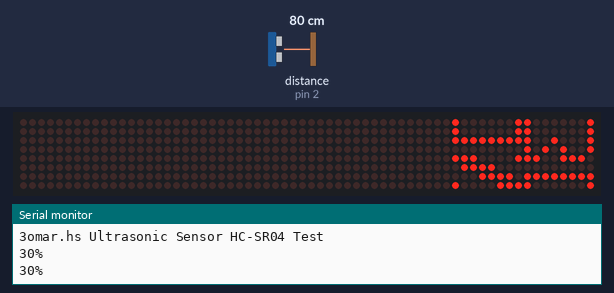
A sketch run on a simulated Arduino Uno, built with avr-gcc and run on an emulated ATmega328P. Parts: 64×8 LED matrix, the last lines printed to the serial monitor. Wiring (inferred from the names in the program): ultrasonic range finder: trigger pin 3; echo pin 2. The inputs (shaded band) are chosen by the test bench; at power-on: distance to the obstacle (sensor on pin 2) 80 cm. The echo pulse lasts 58.3 µs per cm.

Above: at 5.7 s.
5.8 s: distance to the obstacle (sensor on pin 2) set to 2 cm
At 7.4 s:
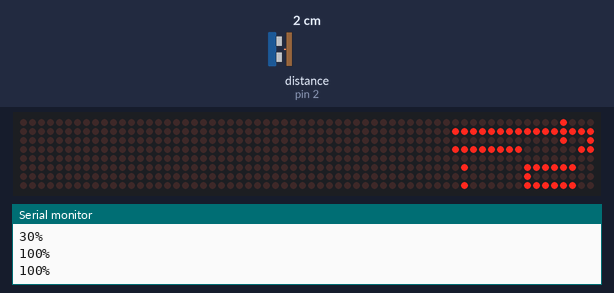
7.9 s: distance to the obstacle (sensor on pin 2) set to 9 cm
9.5 s: distance to the obstacle (sensor on pin 2) set to 12 cm
At 11.2 s:
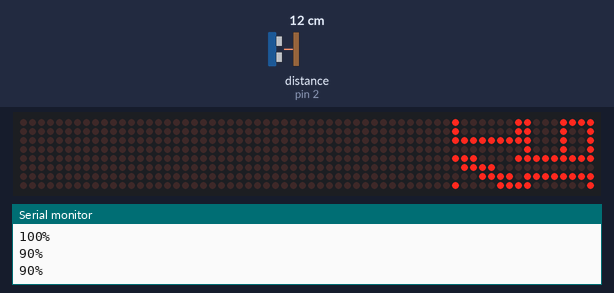
11.6 s: distance to the obstacle (sensor on pin 2) set to 35 cm
At 13.1 s:
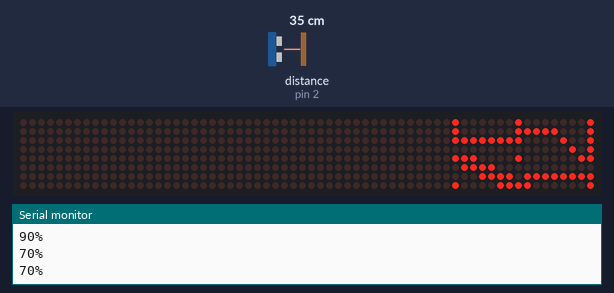
13.4 s: distance to the obstacle (sensor on pin 2) set to 60 cm
At 14.9 s:
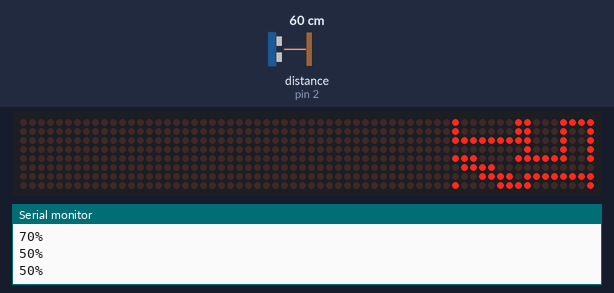
15.2 s: distance to the obstacle (sensor on pin 2) set to 4 cm
At 16.1 s:
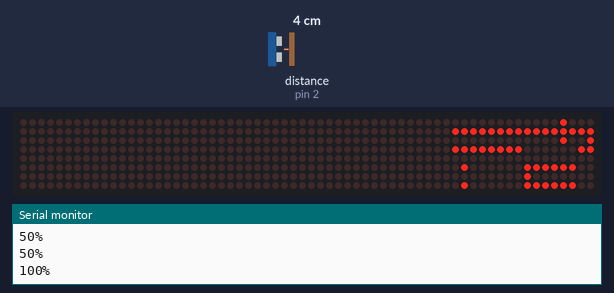
Timing chart, 0 to 18.0 s (numbered marks = the images above; inputs shaded):
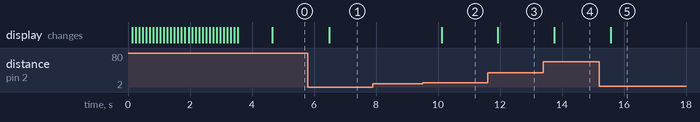

Measured:
- the behaviour switches between 10 and 11 cm on distance to the obstacle (sensor on pin 2) (found by bisection; images 1 and 2)
- after the input at 5.8 s, the display: changes after 0.69 s (image 1)
- after the input at 9.5 s, the display: changes after 0.61 s (image 2)
- after the input at 11.6 s, the display: changes after 0.33 s (image 3)
- after the input at 13.4 s, the display: changes after 0.35 s (image 4)
- after the input at 15.2 s, the display: changes after 0.37 s (image 5)

The sketch:

ultrasonic_snsor_for_tank.ino
```cpp
#define echoPin 2 // attach pin D2 Arduino to pin Echo of HC-SR04
#define trigPin 3 //attach pin D3 Arduino to pin Trig of HC-SR04
#include <LedControl.h>
int DIN = 12;
int CS =  11;
int CLK = 10;
LedControl lc=LedControl(DIN,CLK,CS,0);
byte zero[] = { B11111011, B10001010, B10001010, B10001010, B10001010, B10001010, B10001010, B11111011};
byte one[] = {  B00111011,
                B00010010,
                B00010010,
                B00010010,
                B00010010,
                B00010010,
                B00110010,
                B00010011};

byte two[] = {  B11111011,
                B10000010,
                B01000010,
                B00100010,
                B00010010,
                B00001010,
                B10001010,
                B01110011};

byte three[] = {B11111011,
                B00001010,
                B00010010,
                B00100010,
                B00011010,
                B00001010,
                B00001010,
                B11110011};

byte four[] = { B00010011,
                B00010010,
                B00010010,
                B11111010,
                B10010010,
                B10010010,
                B10010010,
                B10000011};

byte five[] = { B11111011,
                B00001010,
                B00001010,
                B00001010,
                B11111010,
                B10000010,
                B10000010,
                B11111011};

byte six[]  = { B11111011,
                B10001010,
                B10001010,
                B10001010,
                B11111010,
                B10000010,
                B10000010,
                B11111011};

byte seven[] = {B01000011,
                B01000010,
                B01000010,
                B01000010,
                B00100010,
                B00010010,
                B00001010,
                B11111011};

byte eight[] = {B11111011,
                B10001010,
                B10001010,
                B10001010,
                B01110010,
                B10001010,
                B10001010,
                B11111011};

byte nine[] = { B11111011,
                B00001010,
                B00001010,
                B00001010,
                B11111010,
                B10001010,
                B10001010,
                B11111011};

byte percent[] = {B11101001,
                  B00101100,
                  B00101100,
                  B00100110,
                  B00100110,
                  B00100011,
                  B00100011,
                  B11101001};

byte full1[] = {B01000111,
                B01000101,
                B01000101,
                B01000101,
                B11100101,
                B01000101,
                B01010000,
                B01110000};

byte full2[] = {B01010000,
                B01010101,
                B01010000,
                B01010000,
                B01010000,
                B01010000,
                B01010000,
                B01010000};

//mar>>>3.mar
byte mar[] = { B00000000, B00000000, B00000000, B00000000, B00000000, B00000000, B00000000, B00000000};
byte mar1[] = { B00000000, B00000000, B00000000, B00000000, B00000000, B00000000, B00000000, B01000100};
byte mar2[] = { B00000000, B00000000, B00000000, B00000000, B00000000, B00000000, B01000100, B11000110};
byte mar3[] = { B00000000, B00000000, B00000000, B00000000, B00000000, B01000100, B11000110, B10010010};
byte mar4[] = { B00000000, B00000000, B00000000, B00000000, B01000100, B11000110, B10010010, B10010010};
byte mar5[] = { B00000000, B00000000, B00000000, B01000100, B11000110, B10010010, B10010010, B11111110};
byte mar6[] = { B00000000, B00000000, B01000100, B11000110, B10010010, B10010010, B11111110, B01101100};
byte mar7[] = { B00000000, B01000100, B11000110, B10010010, B10010010, B11111110, B01101100, B00000000};
byte mar8[] = { B01000100, B11000110, B10010010, B10010010, B11111110, B01101100, B00000000, B01100000};
byte mar9[] = { B11000110, B10010010, B10010010, B11111110, B01101100, B00000000, B01100000, B01100000};
byte mar10[] = { B10010010, B10010010, B11111110, B01101100, B00000000, B01100000, B01100000, B00000000};
byte mar11[] = { B10010010, B11111110, B01101100, B00000000, B01100000, B01100000, B00000000, B11111000};
byte mar12[] = { B11111110, B01101100, B00000000, B01100000, B01100000, B00000000, B11111000, B00001000};
byte mar13[] = { B01101100, B00000000, B01100000, B01100000, B00000000, B11111000, B00001000, B01111000};
byte mar14[] = { B00000000, B01100000, B01100000, B00000000, B11111000, B00001000, B01111000, B00001000};
byte mar15[] = { B01100000, B01100000, B00000000, B11111000, B00001000, B01111000, B00001000, B11111000};
byte mar16[] = { B01100000, B00000000, B11111000, B00001000, B01111000, B00001000, B11111000, B00000000};
byte mar17[] = { B00000000, B11111000, B00001000, B01111000, B00001000, B11111000, B00000000, B00110000};
byte mar18[] = { B11111000, B00001000, B01111000, B00001000, B11111000, B00000000, B00110000, B01001000};
byte mar19[] = { B00001000, B01111000, B00001000, B11111000, B00000000, B00110000, B01001000, B10000100};
byte mar20[] = { B01111000, B00001000, B11111000, B00000000, B00110000, B01001000, B10000100, B10000100};
byte mar21[] = { B00001000, B11111000, B00000000, B00110000, B01001000, B10000100, B10000100, B01000100};
byte mar22[] = { B11111000, B00000000, B00110000, B01001000, B10000100, B10000100, B01000100, B00111100};
byte mar23[] = { B00000000, B00110000, B01001000, B10000100, B10000100, B01000100, B00111100, B01000000};
byte mar24[] = { B00110000, B01001000, B10000100, B10000100, B01000100, B00111100, B01000000, B00000000};
byte mar25[] = { B01001000, B10000100, B10000100, B01000100, B00111100, B01000000, B00000000, B11111100};
byte mar26[] = { B10000100, B10000100, B01000100, B00111100, B01000000, B00000000, B11111100, B00001000};
byte mar27[] = { B10000100, B01000100, B00111100, B01000000, B00000000, B11111100, B00001000, B00000100};
byte mar28[] = { B01000100, B00111100, B01000000, B00000000, B11111100, B00001000, B00000100, B00000100};
byte mar29[] = { B00111100, B01000000, B00000000, B11111100, B00001000, B00000100, B00000100, B00000100};
byte mar30[] = { B01000000, B00000000, B11111100, B00001000, B00000100, B00000100, B00000100, B00000000};
byte mar31[] = { B00000000, B11111100, B00001000, B00000100, B00000100, B00000100, B00000000, B00000000};
byte mar32[] = { B11111100, B00001000, B00000100, B00000100, B00000100, B00000000, B00000000, B00000000};


// defines variables
long duration; // variable for the duration of sound wave travel
int distance; // variable for the distance measurement

void setup() {
  pinMode(trigPin, OUTPUT);
  pinMode(echoPin, INPUT);
  Serial.begin(9600);
  Serial.println("3omar.hs Ultrasonic Sensor HC-SR04 Test");
  lc.shutdown(0,false); // Wake up displays
    lc.shutdown(1,false);
    lc.setIntensity(0,5); // Set intensity levels
    lc.setIntensity(1,5);
    lc.clearDisplay(0); // Clear Displays
    lc.clearDisplay(1);
    marn();
  /*for (int i = 0; i < 8; i++) {
        lc.setColumn(0,i,zero[i]);
        lc.setColumn(1,i,percent[i]);
        }*/
}
void loop() {
  digitalWrite(trigPin, LOW);
  delayMicroseconds(2);
  digitalWrite(trigPin, HIGH);
  delayMicroseconds(10);
  digitalWrite(trigPin, LOW);
  duration = pulseIn(echoPin, HIGH);
  distance = (duration * 0.034 / 2)/10; // Speed of sound wave divided by 2 (go and back)Monitor
  if(distance < 10){
    if(10 - distance == 10){
      for (int i = 0; i < 8; i++) {
      lc.setColumn(0,i,full1[i]);
      lc.setColumn(1,i,full2[i]);
        }
      }
    if(10 - distance == 9){
      for (int i = 0; i < 8; i++) {
      lc.setColumn(0,i,nine[i]);
      lc.setColumn(1,i,percent[i]);
        }
      }
    if(10 - distance == 8){
      for (int i = 0; i < 8; i++) {
      lc.setColumn(0,i,eight[i]);
      lc.setColumn(1,i,percent[i]);
        }
      }
    if(10 - distance == 7){
      for (int i = 0; i < 8; i++) {
      lc.setColumn(0,i,seven[i]);
      lc.setColumn(1,i,percent[i]);
        }
      }
    if(10 - distance == 6){
      for (int i = 0; i < 8; i++) {
      lc.setColumn(0,i,six[i]);
      lc.setColumn(1,i,percent[i]);
        }
      }
    if(10 - distance == 5){
      for (int i = 0; i < 8; i++) {
      lc.setColumn(0,i,five[i]);
      lc.setColumn(1,i,percent[i]);
        }
      }
    if(10 - distance == 4){
      for (int i = 0; i < 8; i++) {
      lc.setColumn(0,i,four[i]);
      lc.setColumn(1,i,percent[i]);
        }
      }
    if(10 - distance == 3){
      for (int i = 0; i < 8; i++) {
      lc.setColumn(0,i,three[i]);
      lc.setColumn(1,i,percent[i]);
        }
      }
    if(10 - distance == 2){
      for (int i = 0; i < 8; i++) {
      lc.setColumn(0,i,one[i]);
      lc.setColumn(1,i,percent[i]);
        }
      }
    if(10 - distance == 1){
      for (int i = 0; i < 8; i++) {
      lc.setColumn(0,i,zero[i]);
      lc.setColumn(1,i,percent[i]);
        }
      }
    if(10 - distance == 0){
      for (int i = 0; i < 8; i++) {
      lc.setColumn(0,i,zero[i]);
      lc.setColumn(1,i,percent[i]);
        }
      }
      /*default:{
        for (int i = 0; i < 8; i++) {
        lc.setRow(0,i,zero[i]);
        lc.setRow(1,i,percent[i]);
        }}*/

    Serial.print(10-distance);
    Serial.println("0%");
    delay(500);
  }
}

////////////////////////////////////////////////////////////////////////////////////////////////////////


void marn(){/////////////////////////////////////////////////////////////////////////////////////////////////////////////////////
    { for (int i = 0; i < 8; i++) {
        lc.setRow(1, i, mar1[i]);
        lc.setRow(0, i, mar[i]);
      }
    }
    delay(100);
    { for (int i = 0; i < 8; i++) {
        lc.setRow(1, i, mar2[i]);
        lc.setRow(0, i, mar[i]);
      }
    }
    delay(100);
    { for (int i = 0; i < 8; i++) {
        lc.setRow(1, i, mar3[i]);
        lc.setRow(0, i, mar[i]);
      }
    }
    delay(100);
    { for (int i = 0; i < 8; i++) {
        lc.setRow(1, i, mar4[i]);
        lc.setRow(0, i, mar[i]);
      }
    }
    delay(100);
    { for (int i = 0; i < 8; i++) {
        lc.setRow(1, i, mar5[i]);
        lc.setRow(0, i, mar[i]);
      }
    }
    delay(100);
    { for (int i = 0; i < 8; i++) {
        lc.setRow(1, i, mar6[i]);
        lc.setRow(0, i, mar[i]);
      }
    }
    delay(100);
    { for (int i = 0; i < 8; i++) {
        lc.setRow(1, i, mar7[i]);
        lc.setRow(0, i, mar[i]);
      }
    }
    delay(100);
    { for (int i = 0; i < 8; i++) {
        lc.setRow(1, i, mar8[i]);
        lc.setRow(0, i, mar[i]);
      }
    }
    delay(100);
    { for (int i = 0; i < 8; i++) {
        lc.setRow(1, i, mar9[i]);
        lc.setRow(0, i, mar1[i]);
      }
    }
    delay(100);
    { for (int i = 0; i < 8; i++) {
        lc.setRow(1, i, mar10[i]);
        lc.setRow(0, i, mar2[i]);
      }
    }
    delay(100);
    { for (int i = 0; i < 8; i++) {
        lc.setRow(1, i, mar11[i]);
        lc.setRow(0, i, mar3[i]);
      }
    }
    delay(100);
    { for (int i = 0; i < 8; i++) {
        lc.setRow(1, i, mar12[i]);
        lc.setRow(0, i, mar4[i]);
      }
    }
    delay(100);
    { for (int i = 0; i < 8; i++) {
        lc.setRow(1, i, mar13[i]);
        lc.setRow(0, i, mar5[i]);
      }
    }
    delay(100);
    { for (int i = 0; i < 8; i++) {
        lc.setRow(1, i, mar14[i]);
        lc.setRow(0, i, mar6[i]);
      }
    }
    delay(100);
    { for (int i = 0; i < 8; i++) {
        lc.setRow(1, i, mar15[i]);
        lc.setRow(0, i, mar7[i]);
      }
    }
    delay(100);
    { for (int i = 0; i < 8; i++) {
        lc.setRow(1, i, mar16[i]);
        lc.setRow(0, i, mar8[i]);
      }
    }
    delay(100);
    { for (int i = 0; i < 8; i++) {
        lc.setRow(1, i, mar17[i]);
        lc.setRow(0, i, mar9[i]);
      }
    }
    delay(100);
    { for (int i = 0; i < 8; i++) {
        lc.setRow(1, i, mar18[i]);
        lc.setRow(0, i, mar10[i]);
      }
    }
    delay(100);
    { for (int i = 0; i < 8; i++) {
        lc.setRow(1, i, mar19[i]);
        lc.setRow(0, i, mar11[i]);
      }
    }
    delay(100);
    { for (int i = 0; i < 8; i++) {
        lc.setRow(1, i, mar20[i]);
        lc.setRow(0, i, mar12[i]);
      }
    }
    delay(100);
    { for (int i = 0; i < 8; i++) {
        lc.setRow(1, i, mar21[i]);
        lc.setRow(0, i, mar13[i]);
      }
    }
    delay(100);
    { for (int i = 0; i < 8; i++) {
        lc.setRow(1, i, mar22[i]);
        lc.setRow(0, i, mar14[i]);
      }
    }
    delay(100);
    { for (int i = 0; i < 8; i++) {
        lc.setRow(1, i, mar23[i]);
        lc.setRow(0, i, mar15[i]);
      }
    }
    delay(100);
    { for (int i = 0; i < 8; i++) {
        lc.setRow(1, i, mar24[i]);
        lc.setRow(0, i, mar16[i]);
      }
    }
    delay(100);
    { for (int i = 0; i < 8; i++) {
        lc.setRow(1, i, mar25[i]);
        lc.setRow(0, i, mar17[i]);
      }
    }
    delay(100);
    { for (int i = 0; i < 8; i++) {
        lc.setRow(1, i, mar26[i]);
        lc.setRow(0, i, mar18[i]);
      }
    }
    delay(100);
    { for (int i = 0; i < 8; i++) {
        lc.setRow(1, i, mar27[i]);
        lc.setRow(0, i, mar19[i]);
      }
    }
    delay(100);
    { for (int i = 0; i < 8; i++) {
        lc.setRow(1, i, mar28[i]);
        lc.setRow(0, i, mar20[i]);
      }
    }
    delay(100);
    { for (int i = 0; i < 8; i++) {
        lc.setRow(1, i, mar29[i]);
        lc.setRow(0, i, mar21[i]);
      }
    }
    delay(100);
    { for (int i = 0; i < 8; i++) {
        lc.setRow(1, i, mar30[i]);
        lc.setRow(0, i, mar22[i]);
      }
    }
    delay(100);
    { for (int i = 0; i < 8; i++) {
        lc.setRow(1, i, mar31[i]);
        lc.setRow(0, i, mar23[i]);
      }
    }
    delay(100);
    { for (int i = 0; i < 8; i++) {
        lc.setRow(1, i, mar32[i]);
        lc.setRow(0, i, mar24[i]);
      }
    }
    delay(1000);
    }
```
